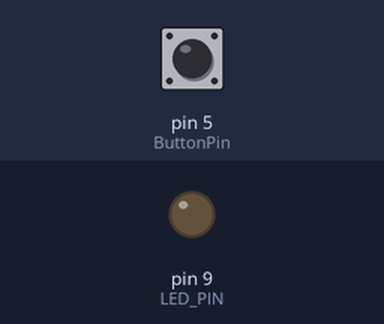
Bench run of a sketch on a simulated Arduino Uno, built with avr-gcc and run on an emulated ATmega328P. Parts: output pins drawn as LEDs (lit = HIGH). Inputs (shaded band) come from the test bench; at power-on: pin 5 (ButtonPin) HIGH.

Above: at 1.2 s.
1.3 s: pin 5 (ButtonPin) pulled LOW for 0.15 s
At 2.6 s:
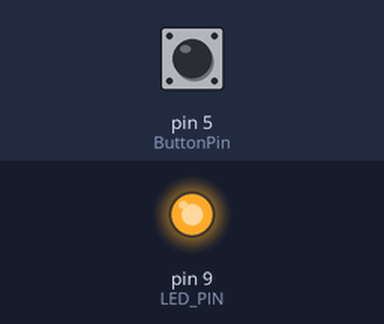
2.9 s: pin 5 (ButtonPin) pulled LOW for 1 s
At 5.1 s:
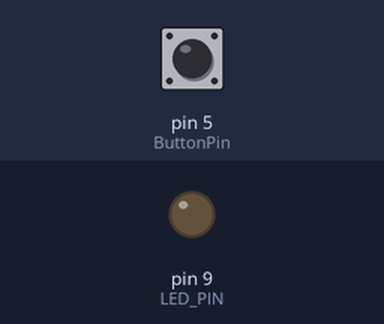
5.4 s: pin 5 (ButtonPin) pulled LOW for 3.2 s
At 10.0 s:
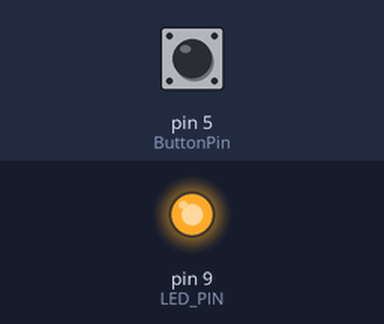
Timing chart, 0 to 11.5 s (numbered marks = the images above; inputs shaded):
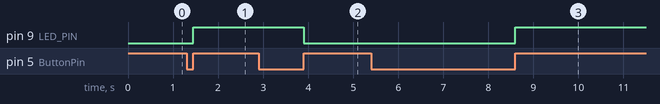

The sketch:

Toggle.ino
```cpp
#define ButtonPin 5
#define LED_PIN 9

int led_state = LOW;
int pre_button_state = HIGH;

void setup() {
pinMode(LED_PIN, OUTPUT);
pinMode(ButtonPin, INPUT);
}

void loop() {
  int button_state = digitalRead(ButtonPin);

  if(button_state != pre_button_state){
    if(button_state == HIGH && pre_button_state == LOW){
      if(led_state == LOW)
        led_state = HIGH;
      else
        led_state = LOW;
      }
      pre_button_state = button_state;
    }
    digitalWrite(LED_PIN,led_state);
}
```

Measured:
- after the input at 1.3 s, pin 9 (LED_PIN): LOW → HIGH after 0.15 s
- after the input at 2.9 s, pin 9 (LED_PIN): HIGH → LOW after 1.0 s
- after the input at 5.4 s, pin 9 (LED_PIN): LOW → HIGH after 3.2 s
